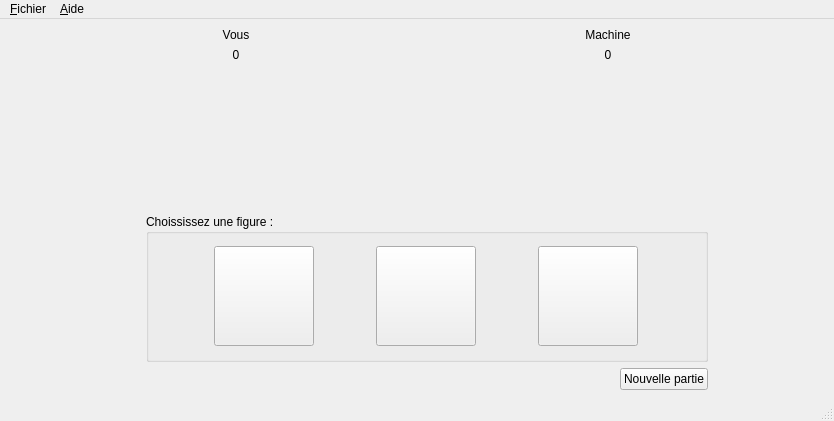
<?xml version="1.0" encoding="UTF-8"?>
<ui version="4.0">
 <class>MainWindow</class>
 <widget class="QMainWindow" name="MainWindow">
  <property name="geometry">
   <rect>
    <x>0</x>
    <y>0</y>
    <width>834</width>
    <height>421</height>
   </rect>
  </property>
  <property name="minimumSize">
   <size>
    <width>530</width>
    <height>410</height>
   </size>
  </property>
  <property name="windowTitle">
   <string>MainWindow</string>
  </property>
  <widget class="QWidget" name="centralwidget">
   <layout class="QHBoxLayout" name="horizontalLayout_8">
    <item>
     <spacer name="horizontalSpacer_8">
      <property name="orientation">
       <enum>Qt::Horizontal</enum>
      </property>
      <property name="sizeHint" stdset="0">
       <size>
        <width>40</width>
        <height>20</height>
       </size>
      </property>
     </spacer>
    </item>
    <item>
     <spacer name="verticalSpacer_2">
      <property name="orientation">
       <enum>Qt::Vertical</enum>
      </property>
      <property name="sizeHint" stdset="0">
       <size>
        <width>20</width>
        <height>40</height>
       </size>
      </property>
     </spacer>
    </item>
    <item>
     <layout class="QVBoxLayout" name="layoutSecondaire">
      <item>
       <layout class="QGridLayout" name="gridLayout">
        <property name="topMargin">
         <number>0</number>
        </property>
        <property name="rightMargin">
         <number>10</number>
        </property>
        <property name="bottomMargin">
         <number>20</number>
        </property>
        <item row="1" column="3">
         <layout class="QHBoxLayout" name="horizontalLayout_4">
          <item>
           <spacer name="horizontalSpacer_4">
            <property name="orientation">
             <enum>Qt::Horizontal</enum>
            </property>
            <property name="sizeHint" stdset="0">
             <size>
              <width>40</width>
              <height>20</height>
             </size>
            </property>
           </spacer>
          </item>
          <item>
           <widget class="QLabel" name="iconMachine">
            <property name="sizePolicy">
             <sizepolicy hsizetype="Fixed" vsizetype="Fixed">
              <horstretch>10</horstretch>
              <verstretch>10</verstretch>
             </sizepolicy>
            </property>
            <property name="minimumSize">
             <size>
              <width>100</width>
              <height>100</height>
             </size>
            </property>
            <property name="maximumSize">
             <size>
              <width>100</width>
              <height>100</height>
             </size>
            </property>
            <property name="text">
             <string/>
            </property>
            <property name="pixmap">
             <pixmap resource="ressourcesChifoumi.qrc">:/chifoumi/images/pierre.gif</pixmap>
            </property>
            <property name="scaledContents">
             <bool>true</bool>
            </property>
            <property name="alignment">
             <set>Qt::AlignCenter</set>
            </property>
           </widget>
          </item>
          <item>
           <spacer name="horizontalSpacer_5">
            <property name="orientation">
             <enum>Qt::Horizontal</enum>
            </property>
            <property name="sizeHint" stdset="0">
             <size>
              <width>40</width>
              <height>20</height>
             </size>
            </property>
           </spacer>
          </item>
         </layout>
        </item>
        <item row="1" column="1">
         <layout class="QHBoxLayout" name="horizontalLayout_5">
          <property name="rightMargin">
           <number>0</number>
          </property>
          <item>
           <spacer name="horizontalSpacer_6">
            <property name="orientation">
             <enum>Qt::Horizontal</enum>
            </property>
            <property name="sizeHint" stdset="0">
             <size>
              <width>40</width>
              <height>20</height>
             </size>
            </property>
           </spacer>
          </item>
          <item>
           <widget class="QLabel" name="label_8">
            <property name="minimumSize">
             <size>
              <width>100</width>
              <height>100</height>
             </size>
            </property>
            <property name="maximumSize">
             <size>
              <width>100</width>
              <height>100</height>
             </size>
            </property>
            <property name="text">
             <string/>
            </property>
            <property name="pixmap">
             <pixmap resource="ressourcesChifoumi.qrc">:/chifoumi/images/versus.gif</pixmap>
            </property>
            <property name="alignment">
             <set>Qt::AlignCenter</set>
            </property>
           </widget>
          </item>
          <item>
           <spacer name="horizontalSpacer_7">
            <property name="orientation">
             <enum>Qt::Horizontal</enum>
            </property>
            <property name="sizeHint" stdset="0">
             <size>
              <width>40</width>
              <height>20</height>
             </size>
            </property>
           </spacer>
          </item>
         </layout>
        </item>
        <item row="1" column="0">
         <layout class="QHBoxLayout" name="horizontalLayout_3">
          <item>
           <spacer name="horizontalSpacer">
            <property name="orientation">
             <enum>Qt::Horizontal</enum>
            </property>
            <property name="sizeHint" stdset="0">
             <size>
              <width>40</width>
              <height>20</height>
             </size>
            </property>
           </spacer>
          </item>
          <item>
           <widget class="QLabel" name="iconVous">
            <property name="sizePolicy">
             <sizepolicy hsizetype="Fixed" vsizetype="Fixed">
              <horstretch>10</horstretch>
              <verstretch>10</verstretch>
             </sizepolicy>
            </property>
            <property name="minimumSize">
             <size>
              <width>100</width>
              <height>100</height>
             </size>
            </property>
            <property name="maximumSize">
             <size>
              <width>100</width>
              <height>100</height>
             </size>
            </property>
            <property name="text">
             <string/>
            </property>
            <property name="pixmap">
             <pixmap resource="ressourcesChifoumi.qrc">:/chifoumi/images/ciseau.gif</pixmap>
            </property>
            <property name="scaledContents">
             <bool>true</bool>
            </property>
            <property name="alignment">
             <set>Qt::AlignCenter</set>
            </property>
           </widget>
          </item>
          <item>
           <spacer name="horizontalSpacer_2">
            <property name="orientation">
             <enum>Qt::Horizontal</enum>
            </property>
            <property name="sizeHint" stdset="0">
             <size>
              <width>40</width>
              <height>20</height>
             </size>
            </property>
           </spacer>
          </item>
         </layout>
        </item>
        <item row="0" column="3">
         <layout class="QVBoxLayout" name="verticalLayout_7">
          <item>
           <widget class="QLabel" name="labelMachine">
            <property name="text">
             <string>Machine</string>
            </property>
            <property name="alignment">
             <set>Qt::AlignCenter</set>
            </property>
           </widget>
          </item>
          <item>
           <widget class="QLabel" name="labelScoreMachine">
            <property name="text">
             <string>0</string>
            </property>
            <property name="alignment">
             <set>Qt::AlignCenter</set>
            </property>
           </widget>
          </item>
         </layout>
        </item>
        <item row="0" column="0">
         <layout class="QVBoxLayout" name="verticalLayout_5">
          <property name="topMargin">
           <number>0</number>
          </property>
          <item>
           <widget class="QLabel" name="labelVous">
            <property name="text">
             <string>Vous</string>
            </property>
            <property name="alignment">
             <set>Qt::AlignCenter</set>
            </property>
           </widget>
          </item>
          <item>
           <widget class="QLabel" name="labelScoreVous">
            <property name="text">
             <string>0</string>
            </property>
            <property name="alignment">
             <set>Qt::AlignCenter</set>
            </property>
           </widget>
          </item>
         </layout>
        </item>
       </layout>
      </item>
      <item>
       <spacer name="verticalSpacer">
        <property name="orientation">
         <enum>Qt::Vertical</enum>
        </property>
        <property name="sizeHint" stdset="0">
         <size>
          <width>20</width>
          <height>40</height>
         </size>
        </property>
       </spacer>
      </item>
      <item>
       <layout class="QVBoxLayout" name="verticalLayout">
        <item>
         <widget class="QGroupBox" name="boxCoups">
          <property name="minimumSize">
           <size>
            <width>319</width>
            <height>148</height>
           </size>
          </property>
          <property name="title">
           <string>Choississez une figure :</string>
          </property>
          <layout class="QHBoxLayout" name="horizontalLayout_7">
           <item>
            <widget class="QPushButton" name="iconPierre">
             <property name="sizePolicy">
              <sizepolicy hsizetype="Fixed" vsizetype="Fixed">
               <horstretch>100</horstretch>
               <verstretch>100</verstretch>
              </sizepolicy>
             </property>
             <property name="minimumSize">
              <size>
               <width>100</width>
               <height>100</height>
              </size>
             </property>
             <property name="maximumSize">
              <size>
               <width>100</width>
               <height>100</height>
              </size>
             </property>
             <property name="baseSize">
              <size>
               <width>0</width>
               <height>0</height>
              </size>
             </property>
             <property name="text">
              <string/>
             </property>
             <property name="icon">
              <iconset resource="ressourcesChifoumi.qrc">
               <normaloff>:/chifoumi/images/pierre_115.png</normaloff>:/chifoumi/images/pierre_115.png</iconset>
             </property>
             <property name="iconSize">
              <size>
               <width>100</width>
               <height>100</height>
              </size>
             </property>
            </widget>
           </item>
           <item>
            <widget class="QPushButton" name="iconFeuille">
             <property name="sizePolicy">
              <sizepolicy hsizetype="Fixed" vsizetype="Fixed">
               <horstretch>10</horstretch>
               <verstretch>10</verstretch>
              </sizepolicy>
             </property>
             <property name="minimumSize">
              <size>
               <width>100</width>
               <height>100</height>
              </size>
             </property>
             <property name="maximumSize">
              <size>
               <width>100</width>
               <height>100</height>
              </size>
             </property>
             <property name="text">
              <string/>
             </property>
             <property name="icon">
              <iconset resource="ressourcesChifoumi.qrc">
               <normaloff>:/chifoumi/images/papier_115.png</normaloff>:/chifoumi/images/papier_115.png</iconset>
             </property>
             <property name="iconSize">
              <size>
               <width>100</width>
               <height>100</height>
              </size>
             </property>
            </widget>
           </item>
           <item>
            <widget class="QPushButton" name="iconCiseau">
             <property name="sizePolicy">
              <sizepolicy hsizetype="Fixed" vsizetype="Fixed">
               <horstretch>10</horstretch>
               <verstretch>10</verstretch>
              </sizepolicy>
             </property>
             <property name="minimumSize">
              <size>
               <width>100</width>
               <height>100</height>
              </size>
             </property>
             <property name="maximumSize">
              <size>
               <width>100</width>
               <height>100</height>
              </size>
             </property>
             <property name="text">
              <string/>
             </property>
             <property name="icon">
              <iconset resource="ressourcesChifoumi.qrc">
               <normaloff>:/chifoumi/images/ciseau_115.png</normaloff>:/chifoumi/images/ciseau_115.png</iconset>
             </property>
             <property name="iconSize">
              <size>
               <width>100</width>
               <height>100</height>
              </size>
             </property>
            </widget>
           </item>
          </layout>
         </widget>
        </item>
        <item>
         <layout class="QHBoxLayout" name="horizontalLayout_2">
          <item>
           <layout class="QHBoxLayout" name="horizontalLayout"/>
          </item>
          <item>
           <spacer name="horizontalSpacer_3">
            <property name="orientation">
             <enum>Qt::Horizontal</enum>
            </property>
            <property name="sizeHint" stdset="0">
             <size>
              <width>40</width>
              <height>20</height>
             </size>
            </property>
           </spacer>
          </item>
          <item>
           <widget class="QPushButton" name="NvllPartie">
            <property name="text">
             <string>Nouvelle partie</string>
            </property>
           </widget>
          </item>
         </layout>
        </item>
       </layout>
      </item>
     </layout>
    </item>
    <item>
     <spacer name="horizontalSpacer_9">
      <property name="orientation">
       <enum>Qt::Horizontal</enum>
      </property>
      <property name="sizeHint" stdset="0">
       <size>
        <width>40</width>
        <height>20</height>
       </size>
      </property>
     </spacer>
    </item>
   </layout>
  </widget>
  <widget class="QMenuBar" name="menubar">
   <property name="geometry">
    <rect>
     <x>0</x>
     <y>0</y>
     <width>834</width>
     <height>21</height>
    </rect>
   </property>
   <widget class="QMenu" name="menuFichier">
    <property name="title">
     <string>&amp;Fichier</string>
    </property>
    <addaction name="actionQuitter"/>
   </widget>
   <widget class="QMenu" name="menuAide">
    <property name="title">
     <string>&amp;Aide</string>
    </property>
    <addaction name="actionA_propos_de"/>
   </widget>
   <addaction name="menuFichier"/>
   <addaction name="menuAide"/>
  </widget>
  <widget class="QStatusBar" name="statusbar"/>
  <action name="actionQuitter">
   <property name="text">
    <string>Quitter</string>
   </property>
   <property name="shortcut">
    <string>Alt+F3</string>
   </property>
  </action>
  <action name="actionA_propos_de">
   <property name="text">
    <string>A propos de...</string>
   </property>
   <property name="shortcut">
    <string>F1</string>
   </property>
  </action>
 </widget>
 <resources>
  <include location="ressourcesChifoumi.qrc"/>
 </resources>
 <connections/>
</ui>
